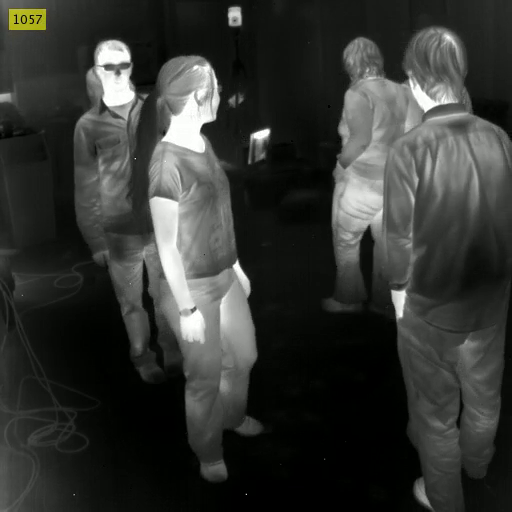
#> input picture frame 56 of data/input.mp4, 512 x 512 px, given in place of the camera
$ python thermal.py
#> lines starting #> are read from the running program, lines starting #| are printed output that depends on the picture; after the words box and inside, x2 and y2 are one past the last pixel; in counts of white or black regions, pixels touching at a corner belong together
import cv2
import numpy as np
import winsound


TEMP_TUNER = 2.25
TEMP_TOLERENCE = 70.6


# [71 lines left out: function process_frame, not called in this run]


def process_face(frame):

    frame = ~frame
    heatmap = cv2.applyColorMap(frame, cv2.COLORMAP_HOT)

    heatmap_gray = cv2.cvtColor(heatmap, cv2.COLOR_RGB2GRAY)
    ret, binary_thresh = cv2.threshold(heatmap_gray, 200, 255, cv2.THRESH_BINARY)

    kernel = np.ones((5, 5), np.uint8)
    image_erosion = cv2.erode(binary_thresh, kernel, iterations=1)
    image_opening = cv2.dilate(image_erosion, kernel, iterations=1)


    image_with_rectangles = np.copy(heatmap)

    return image_with_rectangles


# [8 lines left out: function convert_to_temperature, not called in this run]


def only_face():
    cap = cv2.VideoCapture(0)
    face_cascade = cv2.CascadeClassifier('haarcascade_frontalface_default.xml')

    frame_width = int(cap.get(3))
    frame_height = int(cap.get(4))
    out = cv2.VideoWriter('outpy.avi',cv2.VideoWriter_fourcc('M','J','P','G'), 10, (frame_width,frame_height))

    while(cap.isOpened()):
        ret, frame = cap.read()
#> frame is the input picture: shape (512, 512, 3); mean B, G, R 50.3, 53.5, 51.6
        frame = cv2.flip(frame, 180)
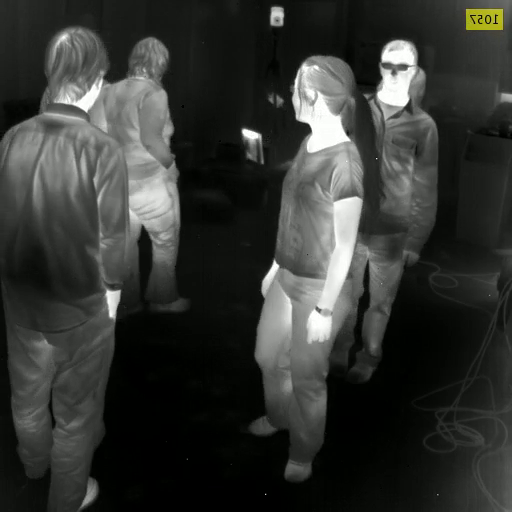
#> frame: shape (512, 512, 3); mean B, G, R 50.3, 53.5, 51.6

        if ret == True:
            gray = cv2.cvtColor(frame, cv2.COLOR_BGR2GRAY)
            faces = face_cascade.detectMultiScale(gray, 1.3, 5)
#> faces = ()

            output = process_face(frame)
#> in process_face, `frame = ~frame`:
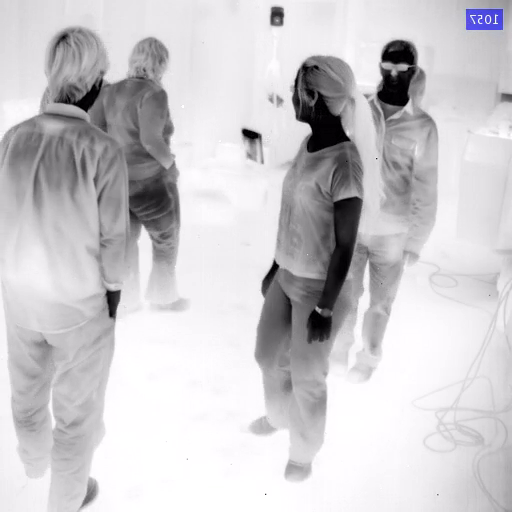
#> frame: shape (512, 512, 3); mean of channels 0, 1, 2 204.7, 201.5, 203.4; drawn as B, G, R
#> in process_face, `heatmap = cv2.applyColorMap(frame, cv2.COLORMAP_HOT)`:
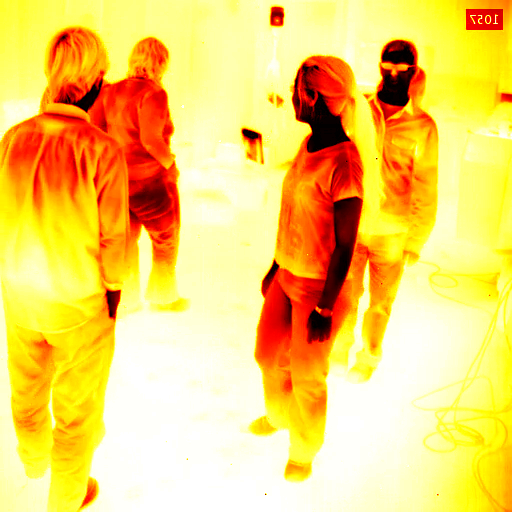
#> heatmap: shape (512, 512, 3); mean B, G, R 103.9, 207.3, 247
#> in process_face, `heatmap_gray = cv2.cvtColor(heatmap, cv2.COLOR_RGB2GRAY)`:
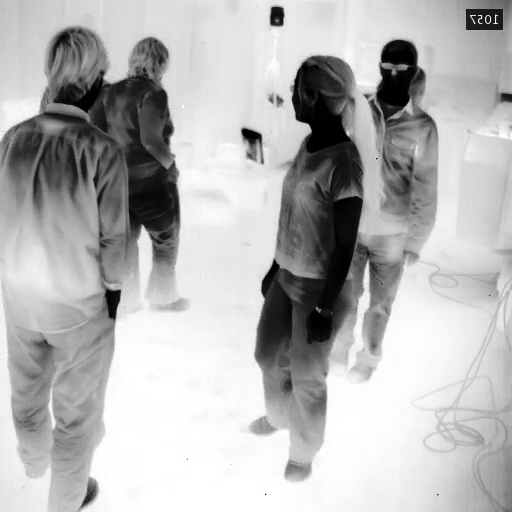
#> heatmap_gray: shape (512, 512); min 0, max 255, mean 181
#> in process_face, `ret, binary_thresh = cv2.threshold(heatmap_gray, 200, 255, cv2.THRESH_..`:
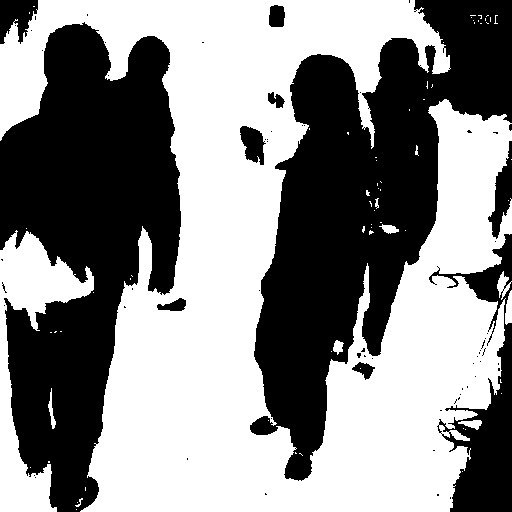
#> binary_thresh: shape (512, 512); 54% white; 66 black regions (56 under 20 px), largest, box (x1, y1, x2, y2) and area: (250, 0, 512, 481) 55298, (0, 22, 181, 512) 53158, (429, 234, 512, 512) 8334
#> in process_face, `image_erosion = cv2.erode(binary_thresh, kernel, iterations=1)`:
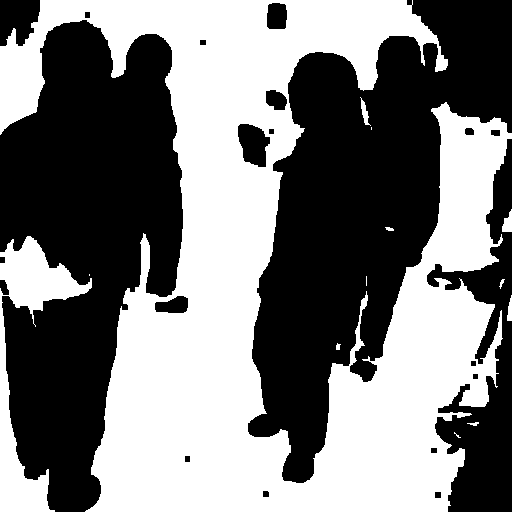
#> image_erosion: shape (512, 512); 48.5% white; 13 white regions (4 under 20 px), largest, box (x1, y1, x2, y2) and area: (0, 0, 512, 512) 119382, (0, 236, 92, 512) 7171, (502, 209, 512, 232) 149
#> in process_face, `image_opening = cv2.dilate(image_erosion, kernel, iterations=1)`:
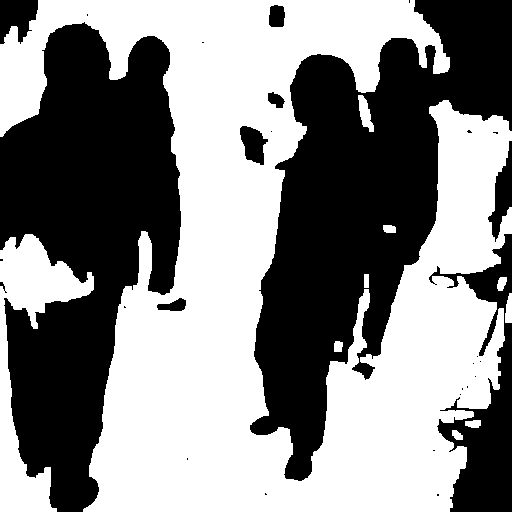
#> image_opening: shape (512, 512); 53.3% white; 29 black regions (19 under 20 px), largest, box (x1, y1, x2, y2) and area: (250, 0, 512, 481) 56223, (0, 22, 181, 512) 53640, (429, 234, 512, 512) 8936

            for (x,y,w,h) in faces:

                roi = output[y:y+h, x:x+w]
                roi_gray = cv2.cvtColor(roi, cv2.COLOR_BGR2GRAY)

                 # Mask is boolean type of matrix.
                mask = np.zeros_like(roi_gray)

                # Mean of only those pixels which are in blocks and not the whole rectangle selected
                mean = convert_to_temperature(np.mean(roi_gray))

                # Colors for rectangles and textmin_area
                temperature = round(mean, 2)
                color = (0, 255, 0) if temperature < TEMP_TOLERENCE else (
                    255, 255, 255)


                # Draw rectangles for visualisation
                output = cv2.rectangle(output, (x, y), (x+w, y+h), (0, 255, 0), 2)
                cv2.putText(output, "{} C".format(temperature), (x, y-5),
                            cv2.FONT_HERSHEY_SIMPLEX, 0.7, color, 2, cv2.LINE_AA)

                if temperature >= 38:
                    cv2.putText(output, "Covid Suspect", (x, y-5),
                            cv2.FONT_HERSHEY_SIMPLEX, 0.7, color, 2, cv2.LINE_AA)
                    winsound.Beep(2500, 1000)
#> this loop made 0 passes


            cv2.imshow('Thermal', output)
            # out.write(output)

            if cv2.waitKey(1)==27:
#> (key q is pressed here)
                break

        else:
            break

    cap.release()
    # out.release()
    cv2.destroyAllWindows()


if __name__ == "__main__":
    # whole_frame()
    only_face()

$ run again, starting later in the video
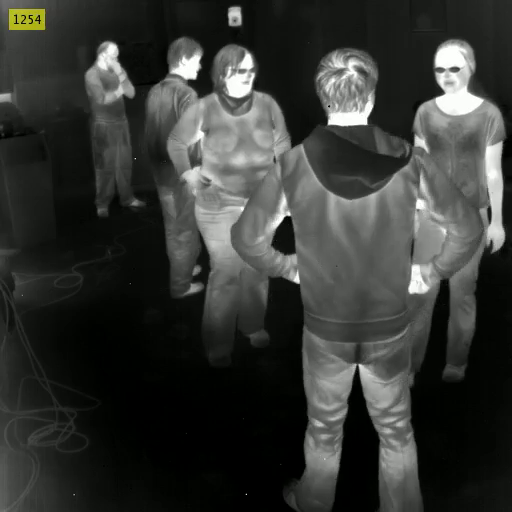
#> input picture frame 253 of data/input.mp4, 512 x 512 px, given in place of the camera
#> in only_face, frame is the input picture: shape (512, 512, 3); mean B, G, R 52.2, 55.4, 53.5
#> faces = [[251, 61, 30, 30]]
#> binary_thresh: shape (512, 512); 53.7% white; 51 black regions (41 under 20 px), largest, box (x1, y1, x2, y2) and area: (5, 36, 372, 512) 94939, (366, 0, 512, 216) 15350, (437, 234, 512, 512) 8188
#> image_erosion: shape (512, 512); 48.5% white; 9 white regions (2 under 20 px), largest, box (x1, y1, x2, y2) and area: (0, 0, 512, 512) 121835, (134, 377, 180, 512) 3654, (108, 140, 174, 174) 1052
#> image_opening: shape (512, 512); 53.2% white; 22 black regions (15 under 20 px), largest, box (x1, y1, x2, y2) and area: (5, 36, 373, 512) 95789, (366, 0, 512, 216) 15624, (429, 234, 512, 512) 8914
#> the loop in only_face, `for (x,y,w,h) in faces: ` made 1 pass
#> (x, y, w, h, mean, temperature) on pass 1: (251, 61, 30, 30, 3.13, 3.13)
#> after the loop in only_face, `for (x,y,w,h) in faces:`:
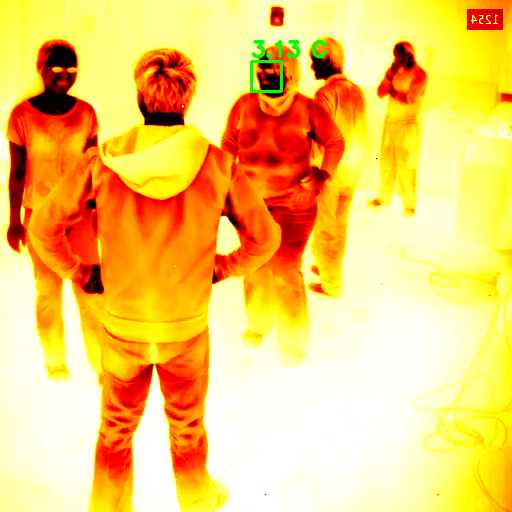
#> output: shape (512, 512, 3); mean B, G, R 104.8, 201.2, 247.5
#> after the loop in only_face, `for (x,y,w,h) in faces:`:
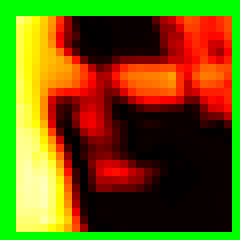
#> roi: shape (30, 30, 3) (shown 8 times larger); mean B, G, R 10.4, 94.1, 107.1

$ run again, starting later in the video
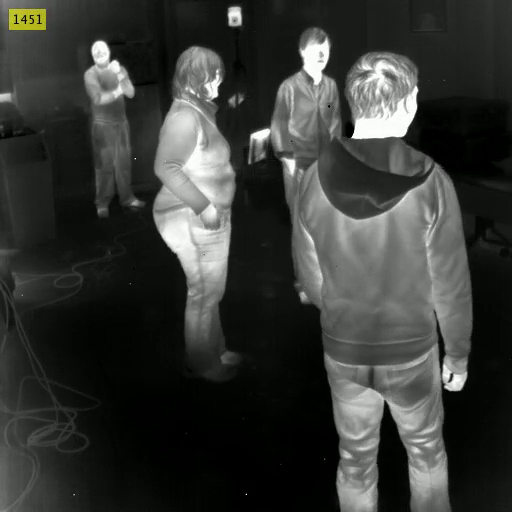
#> input picture frame 450 of data/input.mp4, 512 x 512 px, given in place of the camera
#> in only_face, frame is the input picture: shape (512, 512, 3); mean B, G, R 53.5, 56.8, 54.8
#> in only_face, `frame = cv2.flip(frame, 180)`:
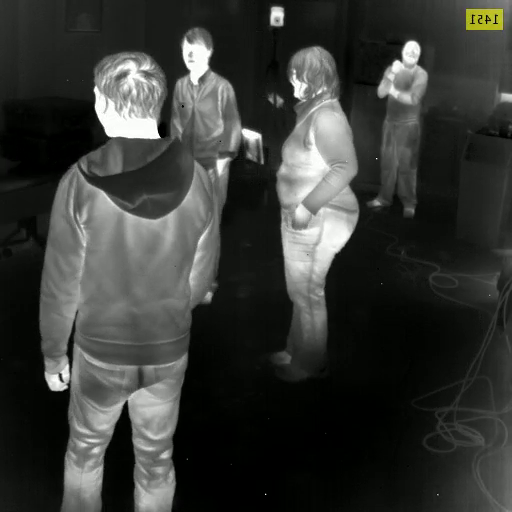
#> frame: shape (512, 512, 3); mean B, G, R 53.5, 56.8, 54.8
#> faces = ()
#> binary_thresh: shape (512, 512); 56.1% white; 75 black regions (67 under 20 px), largest, box (x1, y1, x2, y2) and area: (39, 26, 267, 512) 61817, (271, 0, 512, 377) 36018, (426, 138, 512, 512) 13008
#> image_erosion: shape (512, 512); 50.7% white; 21 black regions, largest, box (x1, y1, x2, y2) and area: (37, 0, 512, 512) 123392, (0, 0, 102, 79) 4343, (267, 2, 287, 30) 513
#> in process_face, `image_opening = cv2.dilate(image_erosion, kernel, iterations=1)`:
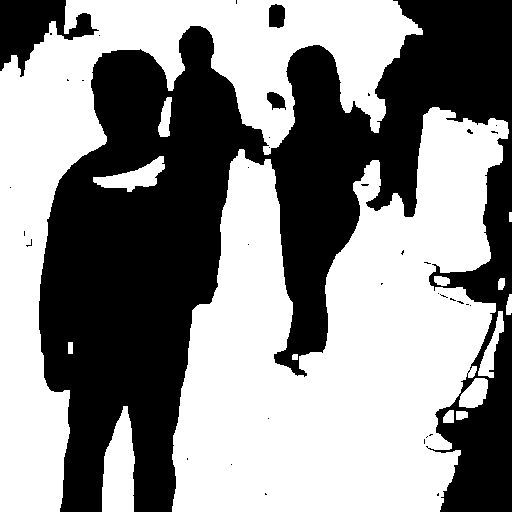
#> image_opening: shape (512, 512); 55.4% white; 38 black regions (34 under 20 px), largest, box (x1, y1, x2, y2) and area: (39, 0, 512, 512) 112569, (0, 0, 99, 77) 3620, (269, 4, 285, 28) 337, (267, 92, 286, 110) 225
